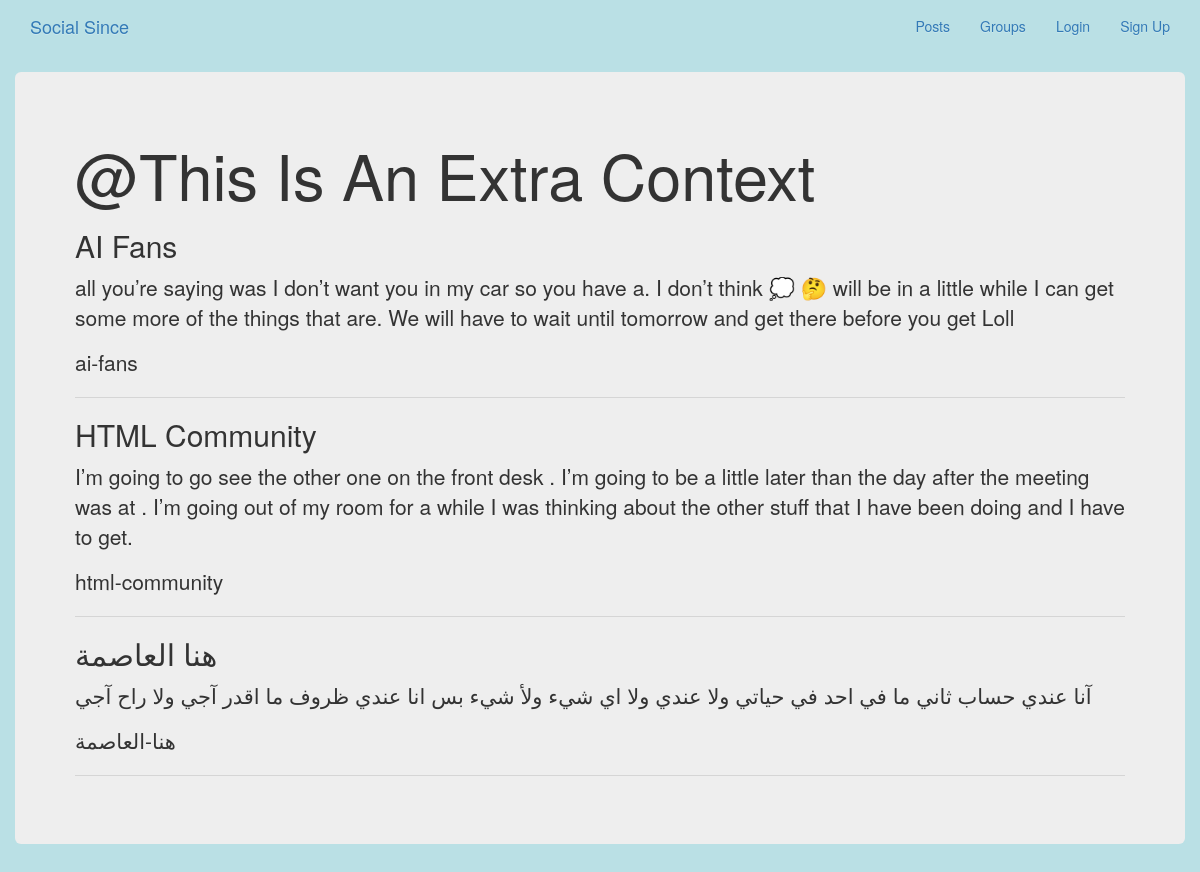
The app's page /communities/about with its own data.
### communities/models.py (models this page shows, shortened)
class Community(models.Model):
    name = models.CharField( unique=True , max_length=80, verbose_name="Community Nmae")
    slug = models.SlugField( allow_unicode=True, unique=True )
    description = models.TextField(blank=True, default='', verbose_name="Community Description")
    description_html = models.TextField(blank=True, default='', editable=False)
    members = models.ManyToManyField(User, through='CommunityMember', verbose_name="Community Members")
    class Meta:
        verbose_name = "Community"
        verbose_name_plural = "Communities"
        ordering = ['name']

### communities/views.py (the view)
# urls.py: path('about', views.about_comm.as_view(extra_context={"title": "this is an extra context"}), name= 'about'),
class about_comm(TemplateView):
    template_name = "communities/about_com.html"
    def get_context_data(self, **kwargs):
        context = super().get_context_data(**kwargs)
        context["now"] = Community.objects.all()[:5]
        return context

### communities/templates/communities/about_com.html (shortened to what this page needs)
{% extends "communities/communities_base.html" %}
{% load bootstrap5 %}
      {% block precommunity%}
      <div class="container jumbotron">
        <h1> @{{ title|title }}</h1>
        {% for x in now %}
            <h2> {{ x.name }}</h2>
            <p> {{ x.description }}</p>
            <p> {{ x.slug }}</p>
            <hr>
        {% endfor%}
    </div>
  </div>
  {% endblock%}

### static/css/master.css (style rules this page uses)
html, body { height: 100%; width: 100%; overflow: hidden; background: #bae0e5; margin: 0; }

### records on screen
Community: name "AI Fans", description "all you’re saying was I don’t want you in my car so you have a. I don’t think 💭 🤔 will be in a little while I can get some more of the things that are. We will have to wait until tomorrow and get there before you get Loll", slug "ai-fans"
Community: name "HTML Community", description "I’m going to go see the other one on the front desk . I’m going to be a little later than the day after the meeting was at . I’m going out of my room for a while I was thinking about the other stuff that I have been doing and I have to get.", slug "html-community"
Community: name "هنا العاصمة", description "آنا عندي حساب ثاني ما في احد في حياتي ولا عندي ولا اي شيء ولأ شيء بس انا عندي ظروف ما اقدر آجي ولا راح آجي", slug "هنا-العاصمة"

### other values on screen
{{ title|title }} "This Is An Extra Context"
